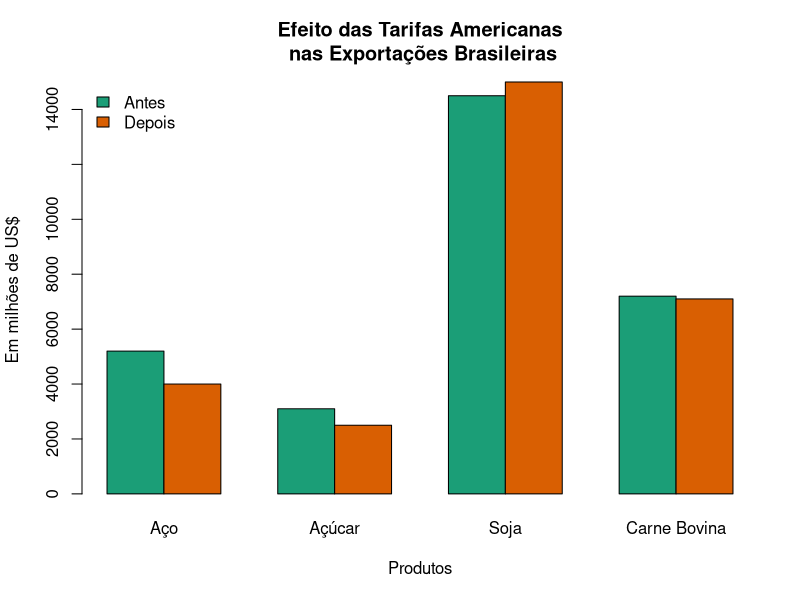

Write the R code that produced this figure.
## ---- chunk 1
produtos <- c("Aço", "Açúcar", "Soja", "Carne Bovina")
exportacoes_antes <- c(5200, 3100, 14500, 7200) # em milhões de US$
exportacoes_depois <- c(4000, 2500, 15000, 7100) # após tarifas (fictício)
variação <- c((exportacoes_depois-exportacoes_antes)/exportacoes_antes*100)
## ---- chunk 2
dados <- data.frame(produtos=produtos, exportacoes_antes=exportacoes_antes, exportacoes_depois=exportacoes_depois, variação=variação)
dados
## ---- chunk 3
plot <- as.matrix(dados[, c("exportacoes_antes", "exportacoes_depois")])
rownames(plot) <- dados$produtos
barplot(height = t(plot), beside = TRUE, main = "Efeito das Tarifas Americanas\n nas Exportações Brasileiras",
  xlab = "Produtos",
  ylab = "Em milhões de US$",
  col = c("#1b9e77","#d95f02"),
)
legend("topleft", legend=c("Antes", "Depois"),fill = c("#1b9e77","#d95f02"), bty="n" )
